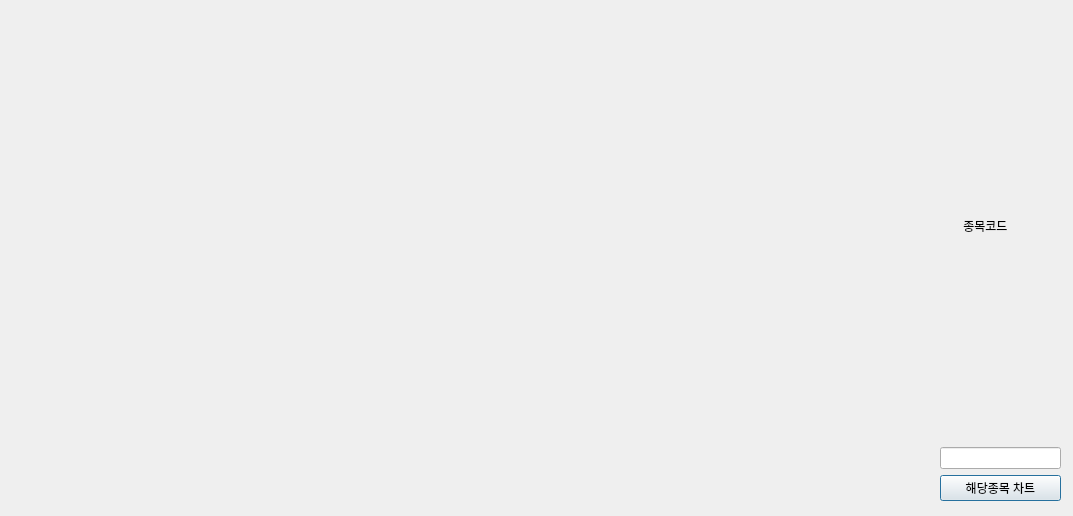
<?xml version="1.0" encoding="UTF-8"?>
<ui version="4.0">
 <class>Dialog</class>
 <widget class="QDialog" name="Dialog">
  <property name="geometry">
   <rect>
    <x>0</x>
    <y>0</y>
    <width>1073</width>
    <height>516</height>
   </rect>
  </property>
  <property name="windowTitle">
   <string>Chart v0.1</string>
  </property>
  <widget class="QWidget" name="verticalLayoutWidget">
   <property name="geometry">
    <rect>
     <x>10</x>
     <y>10</y>
     <width>911</width>
     <height>491</height>
    </rect>
   </property>
   <layout class="QVBoxLayout" name="verticalLayout"/>
  </widget>
  <widget class="QWidget" name="verticalLayoutWidget_2">
   <property name="geometry">
    <rect>
     <x>940</x>
     <y>10</y>
     <width>121</width>
     <height>491</height>
    </rect>
   </property>
   <layout class="QVBoxLayout" name="verticalLayout_2">
    <property name="sizeConstraint">
     <enum>QLayout::SetDefaultConstraint</enum>
    </property>
    <item>
     <widget class="QLabel" name="label">
      <property name="text">
       <string>       종목코드</string>
      </property>
     </widget>
    </item>
    <item>
     <widget class="QLineEdit" name="lineEdit"/>
    </item>
    <item>
     <widget class="QPushButton" name="pushButton">
      <property name="text">
       <string>해당종목 차트</string>
      </property>
     </widget>
    </item>
   </layout>
  </widget>
 </widget>
 <resources/>
 <connections/>
</ui>
